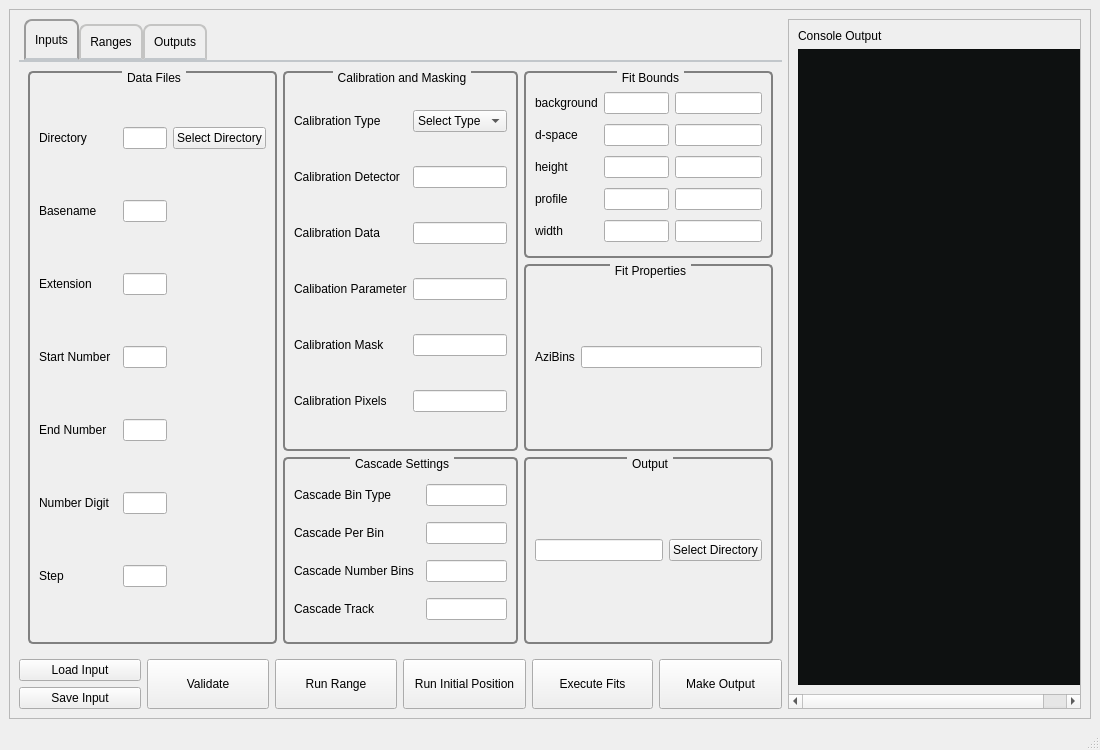
<?xml version="1.0" encoding="UTF-8"?>
<ui version="4.0">
 <class>MainWindow</class>
 <widget class="QMainWindow" name="MainWindow">
  <property name="geometry">
   <rect>
    <x>0</x>
    <y>0</y>
    <width>1100</width>
    <height>750</height>
   </rect>
  </property>
  <property name="sizePolicy">
   <sizepolicy hsizetype="Expanding" vsizetype="Expanding">
    <horstretch>0</horstretch>
    <verstretch>0</verstretch>
   </sizepolicy>
  </property>
  <property name="minimumSize">
   <size>
    <width>800</width>
    <height>400</height>
   </size>
  </property>
  <property name="windowTitle">
   <string>Continous Peak Fit (CPF)</string>
  </property>
  <property name="iconSize">
   <size>
    <width>20</width>
    <height>20</height>
   </size>
  </property>
  <widget class="QWidget" name="centralwidget">
   <layout class="QGridLayout" name="gridLayout">
    <item row="0" column="0">
     <widget class="QScrollArea" name="scrollArea">
      <property name="sizePolicy">
       <sizepolicy hsizetype="Expanding" vsizetype="Expanding">
        <horstretch>0</horstretch>
        <verstretch>0</verstretch>
       </sizepolicy>
      </property>
      <property name="minimumSize">
       <size>
        <width>700</width>
        <height>500</height>
       </size>
      </property>
      <property name="styleSheet">
       <string notr="true"/>
      </property>
      <property name="widgetResizable">
       <bool>true</bool>
      </property>
      <widget class="QWidget" name="scrollAreaWidgetContents">
       <property name="geometry">
        <rect>
         <x>0</x>
         <y>0</y>
         <width>1086</width>
         <height>718</height>
        </rect>
       </property>
       <layout class="QGridLayout" name="gridLayout_13">
        <item row="0" column="0" colspan="6">
         <widget class="QTabWidget" name="Main_Tab">
          <property name="sizePolicy">
           <sizepolicy hsizetype="Expanding" vsizetype="Expanding">
            <horstretch>0</horstretch>
            <verstretch>0</verstretch>
           </sizepolicy>
          </property>
          <property name="minimumSize">
           <size>
            <width>200</width>
            <height>200</height>
           </size>
          </property>
          <property name="styleSheet">
           <string notr="true">QTabWidget::pane { /* The tab widget frame */
    border-top: 2px solid #C2C7CB;
}

QTabWidget::tab-bar {
    left: 5px; /* move to the right by 5px */
}

/* Style the tab using the tab sub-control. Note that
    it reads QTabBar _not_ QTabWidget */
QTabBar::tab {
    background: qlineargradient(x1: 0, y1: 0, x2: 0, y2: 1,
                                stop: 0 #E1E1E1, stop: 0.4 #DDDDDD,
                                stop: 0.5 #D8D8D8, stop: 1.0 #D3D3D3);
    border: 2px solid #C4C4C3;
    border-bottom-color: #C2C7CB; /* same as the pane color */
    border-top-left-radius: 8px;
    border-top-right-radius: 8px;
    min-width: 9ex;
    padding: 9px;
}

QTabBar::tab:selected, QTabBar::tab:hover {
    background: qlineargradient(x1: 0, y1: 0, x2: 0, y2: 1,
                                stop: 0 #fafafa, stop: 0.4 #f4f4f4,
                                stop: 0.5 #e7e7e7, stop: 1.0 #fafafa);
}

QTabBar::tab:selected {
    border-color: #9B9B9B;
    border-bottom-color: #C2C7CB; /* same as pane color */
}

QTabBar::tab:!selected {
    margin-top: 5px; /* make non-selected tabs look smaller */
}</string>
          </property>
          <property name="currentIndex">
           <number>0</number>
          </property>
          <widget class="QWidget" name="tab">
           <attribute name="title">
            <string>Inputs</string>
           </attribute>
           <layout class="QGridLayout" name="gridLayout_8">
            <item row="0" column="2">
             <widget class="QGroupBox" name="groupBox_3">
              <property name="sizePolicy">
               <sizepolicy hsizetype="Expanding" vsizetype="Expanding">
                <horstretch>0</horstretch>
                <verstretch>0</verstretch>
               </sizepolicy>
              </property>
              <property name="styleSheet">
               <string notr="true">QGroupBox {
    background-color: qlineargradient(x1: 0, y1: 0, x2: 0, y2: 1,
                                      stop: 0 #E0E0E0, stop: 1 #FFFFFF);
    border: 2px solid gray;
    border-radius: 5px;
    margin-top: 1ex; /* leave space at the top for the title */
}

QGroupBox::title {
    subcontrol-origin: margin;
    subcontrol-position: top center; /* position at the top center */
    padding: 0 3px;
    background-color: qlineargradient(x1: 0, y1: 0, x2: 0, y2: 1,
                                      stop: 0 #FF0ECE, stop: 1 #FFFFFF);
}</string>
              </property>
              <property name="title">
               <string>Fit Bounds</string>
              </property>
              <layout class="QGridLayout" name="gridLayout_5">
               <property name="topMargin">
                <number>15</number>
               </property>
               <item row="0" column="0">
                <widget class="QLabel" name="label_5">
                 <property name="text">
                  <string>background</string>
                 </property>
                </widget>
               </item>
               <item row="0" column="1" colspan="2">
                <widget class="QLineEdit" name="bg_1"/>
               </item>
               <item row="2" column="3">
                <widget class="QLineEdit" name="h_2"/>
               </item>
               <item row="4" column="1" colspan="2">
                <widget class="QLineEdit" name="wdt_1"/>
               </item>
               <item row="4" column="3">
                <widget class="QLineEdit" name="wdt_2"/>
               </item>
               <item row="0" column="3">
                <widget class="QLineEdit" name="bg_2"/>
               </item>
               <item row="1" column="3">
                <widget class="QLineEdit" name="ds_2"/>
               </item>
               <item row="3" column="3">
                <widget class="QLineEdit" name="pro_2"/>
               </item>
               <item row="1" column="1" colspan="2">
                <widget class="QLineEdit" name="ds_1"/>
               </item>
               <item row="2" column="1" colspan="2">
                <widget class="QLineEdit" name="h_1"/>
               </item>
               <item row="3" column="1" colspan="2">
                <widget class="QLineEdit" name="pro_1"/>
               </item>
               <item row="1" column="0">
                <widget class="QLabel" name="label_6">
                 <property name="text">
                  <string>d-space</string>
                 </property>
                </widget>
               </item>
               <item row="2" column="0">
                <widget class="QLabel" name="label_7">
                 <property name="text">
                  <string>height</string>
                 </property>
                </widget>
               </item>
               <item row="3" column="0">
                <widget class="QLabel" name="label_8">
                 <property name="text">
                  <string>profile</string>
                 </property>
                </widget>
               </item>
               <item row="4" column="0">
                <widget class="QLabel" name="label_9">
                 <property name="text">
                  <string>width</string>
                 </property>
                </widget>
               </item>
              </layout>
             </widget>
            </item>
            <item row="2" column="2">
             <widget class="QGroupBox" name="groupBox_4">
              <property name="sizePolicy">
               <sizepolicy hsizetype="Expanding" vsizetype="Expanding">
                <horstretch>0</horstretch>
                <verstretch>0</verstretch>
               </sizepolicy>
              </property>
              <property name="styleSheet">
               <string notr="true">QGroupBox {
    background-color: qlineargradient(x1: 0, y1: 0, x2: 0, y2: 1,
                                      stop: 0 #E0E0E0, stop: 1 #FFFFFF);
    border: 2px solid gray;
    border-radius: 5px;
    margin-top: 1ex; /* leave space at the top for the title */
}

QGroupBox::title {
    subcontrol-origin: margin;
    subcontrol-position: top center; /* position at the top center */
    padding: 0 3px;
    background-color: qlineargradient(x1: 0, y1: 0, x2: 0, y2: 1,
                                      stop: 0 #FF0ECE, stop: 1 #FFFFFF);
}</string>
              </property>
              <property name="title">
               <string>Output</string>
              </property>
              <layout class="QGridLayout" name="gridLayout_6">
               <item row="0" column="0">
                <widget class="QLineEdit" name="Output_Dir_1"/>
               </item>
               <item row="0" column="1">
                <widget class="QPushButton" name="Select_Directory_2">
                 <property name="styleSheet">
                  <string notr="true">background: qlineargradient(x1: 0, y1: 0, x2: 0, y2: 1,
                                stop: 0 #E1E1E1, stop: 0.4 #DDDDDD,
                                stop: 0.5 #D8D8D8, stop: 1.0 #D3D3D3);</string>
                 </property>
                 <property name="text">
                  <string>Select Directory</string>
                 </property>
                </widget>
               </item>
              </layout>
             </widget>
            </item>
            <item row="1" column="2">
             <widget class="QGroupBox" name="groupBox_5">
              <property name="sizePolicy">
               <sizepolicy hsizetype="Expanding" vsizetype="Expanding">
                <horstretch>0</horstretch>
                <verstretch>0</verstretch>
               </sizepolicy>
              </property>
              <property name="styleSheet">
               <string notr="true">QGroupBox {
    background-color: qlineargradient(x1: 0, y1: 0, x2: 0, y2: 1,
                                      stop: 0 #E0E0E0, stop: 1 #FFFFFF);
    border: 2px solid gray;
    border-radius: 5px;
    margin-top: 1ex; /* leave space at the top for the title */
}

QGroupBox::title {
    subcontrol-origin: margin;
    subcontrol-position: top center; /* position at the top center */
    padding: 0 3px;
    background-color: qlineargradient(x1: 0, y1: 0, x2: 0, y2: 1,
                                      stop: 0 #FF0ECE, stop: 1 #FFFFFF);
}</string>
              </property>
              <property name="title">
               <string>Fit Properties</string>
              </property>
              <layout class="QGridLayout" name="gridLayout_7">
               <item row="0" column="0">
                <widget class="QLabel" name="label_24">
                 <property name="text">
                  <string>AziBins</string>
                 </property>
                </widget>
               </item>
               <item row="0" column="1">
                <widget class="QLineEdit" name="AziBins"/>
               </item>
              </layout>
             </widget>
            </item>
            <item row="0" column="0" rowspan="3">
             <widget class="QGroupBox" name="groupBox">
              <property name="sizePolicy">
               <sizepolicy hsizetype="Expanding" vsizetype="Expanding">
                <horstretch>0</horstretch>
                <verstretch>0</verstretch>
               </sizepolicy>
              </property>
              <property name="styleSheet">
               <string notr="true">QGroupBox {
    background-color: qlineargradient(x1: 0, y1: 0, x2: 0, y2: 1,
                                      stop: 0 #E0E0E0, stop: 1 #FFFFFF);
    border: 2px solid gray;
    border-radius: 5px;
    margin-top: 1ex; /* leave space at the top for the title */
}

QGroupBox::title {
    subcontrol-origin: margin;
    subcontrol-position: top center; /* position at the top center */
    padding: 0 3px;
    background-color: qlineargradient(x1: 0, y1: 0, x2: 0, y2: 1,
                                      stop: 0 #FF0ECE, stop: 1 #FFFFFF);
}</string>
              </property>
              <property name="title">
               <string>Data Files</string>
              </property>
              <layout class="QGridLayout" name="gridLayout_3">
               <item row="0" column="2">
                <widget class="QLineEdit" name="Directory"/>
               </item>
               <item row="0" column="0">
                <widget class="QLabel" name="label">
                 <property name="sizePolicy">
                  <sizepolicy hsizetype="Preferred" vsizetype="Preferred">
                   <horstretch>0</horstretch>
                   <verstretch>0</verstretch>
                  </sizepolicy>
                 </property>
                 <property name="text">
                  <string>Directory</string>
                 </property>
                </widget>
               </item>
               <item row="1" column="0" colspan="2">
                <widget class="QLabel" name="label_2">
                 <property name="text">
                  <string>Basename</string>
                 </property>
                </widget>
               </item>
               <item row="1" column="2">
                <widget class="QLineEdit" name="Basename"/>
               </item>
               <item row="2" column="2">
                <widget class="QLineEdit" name="Extension"/>
               </item>
               <item row="2" column="0" colspan="2">
                <widget class="QLabel" name="label_3">
                 <property name="text">
                  <string>Extension</string>
                 </property>
                </widget>
               </item>
               <item row="5" column="2">
                <widget class="QLineEdit" name="Num_Digit"/>
               </item>
               <item row="6" column="2">
                <widget class="QLineEdit" name="Step"/>
               </item>
               <item row="4" column="2">
                <widget class="QLineEdit" name="End_Num"/>
               </item>
               <item row="3" column="2">
                <widget class="QLineEdit" name="Start_Num"/>
               </item>
               <item row="3" column="0">
                <widget class="QLabel" name="label_15">
                 <property name="text">
                  <string>Start Number</string>
                 </property>
                </widget>
               </item>
               <item row="5" column="0">
                <widget class="QLabel" name="label_17">
                 <property name="text">
                  <string>Number Digit</string>
                 </property>
                </widget>
               </item>
               <item row="4" column="0">
                <widget class="QLabel" name="label_16">
                 <property name="text">
                  <string>End Number</string>
                 </property>
                </widget>
               </item>
               <item row="6" column="0">
                <widget class="QLabel" name="label_18">
                 <property name="text">
                  <string>Step</string>
                 </property>
                </widget>
               </item>
               <item row="0" column="3" colspan="2">
                <widget class="QPushButton" name="Select_Directory_1">
                 <property name="sizePolicy">
                  <sizepolicy hsizetype="Minimum" vsizetype="Fixed">
                   <horstretch>0</horstretch>
                   <verstretch>0</verstretch>
                  </sizepolicy>
                 </property>
                 <property name="minimumSize">
                  <size>
                   <width>0</width>
                   <height>0</height>
                  </size>
                 </property>
                 <property name="styleSheet">
                  <string notr="true">background: qlineargradient(x1: 0, y1: 0, x2: 0, y2: 1,
                                stop: 0 #E1E1E1, stop: 0.4 #DDDDDD,
                                stop: 0.5 #D8D8D8, stop: 1.0 #D3D3D3);</string>
                 </property>
                 <property name="text">
                  <string>Select Directory</string>
                 </property>
                 <property name="iconSize">
                  <size>
                   <width>12</width>
                   <height>12</height>
                  </size>
                 </property>
                </widget>
               </item>
              </layout>
             </widget>
            </item>
            <item row="0" column="1" rowspan="2">
             <widget class="QGroupBox" name="groupBox_2">
              <property name="sizePolicy">
               <sizepolicy hsizetype="Expanding" vsizetype="Expanding">
                <horstretch>0</horstretch>
                <verstretch>0</verstretch>
               </sizepolicy>
              </property>
              <property name="styleSheet">
               <string notr="true">QGroupBox {
    background-color: qlineargradient(x1: 0, y1: 0, x2: 0, y2: 1,
                                      stop: 0 #E0E0E0, stop: 1 #FFFFFF);
    border: 2px solid gray;
    border-radius: 5px;
    margin-top: 1ex; /* leave space at the top for the title */
}

QGroupBox::title {
    subcontrol-origin: margin;
    subcontrol-position: top center; /* position at the top center */
    padding: 0 3px;
    background-color: qlineargradient(x1: 0, y1: 0, x2: 0, y2: 1,
                                      stop: 0 #FF0ECE, stop: 1 #FFFFFF);
}</string>
              </property>
              <property name="title">
               <string>Calibration and Masking</string>
              </property>
              <layout class="QGridLayout" name="gridLayout_4">
               <item row="2" column="1">
                <widget class="QLineEdit" name="Calib_Data"/>
               </item>
               <item row="1" column="1">
                <widget class="QLineEdit" name="Calib_Detect"/>
               </item>
               <item row="2" column="0">
                <widget class="QLabel" name="label_26">
                 <property name="text">
                  <string>Calibration Data</string>
                 </property>
                </widget>
               </item>
               <item row="3" column="0">
                <widget class="QLabel" name="Label">
                 <property name="text">
                  <string>Calibation Parameter</string>
                 </property>
                </widget>
               </item>
               <item row="4" column="0">
                <widget class="QLabel" name="label_12">
                 <property name="text">
                  <string>Calibration Mask</string>
                 </property>
                </widget>
               </item>
               <item row="3" column="1">
                <widget class="QLineEdit" name="Calib_Param"/>
               </item>
               <item row="4" column="1">
                <widget class="QLineEdit" name="Calib_Mask"/>
               </item>
               <item row="5" column="0">
                <widget class="QLabel" name="label_13">
                 <property name="text">
                  <string>Calibration Pixels</string>
                 </property>
                </widget>
               </item>
               <item row="5" column="1">
                <widget class="QLineEdit" name="Calib_Pixels"/>
               </item>
               <item row="0" column="0">
                <widget class="QLabel" name="label_4">
                 <property name="styleSheet">
                  <string notr="true"/>
                 </property>
                 <property name="text">
                  <string>Calibration Type</string>
                 </property>
                </widget>
               </item>
               <item row="0" column="1">
                <widget class="QComboBox" name="Calib_Type">
                 <property name="sizePolicy">
                  <sizepolicy hsizetype="Minimum" vsizetype="Fixed">
                   <horstretch>0</horstretch>
                   <verstretch>0</verstretch>
                  </sizepolicy>
                 </property>
                 <property name="styleSheet">
                  <string notr="true"/>
                 </property>
                 <item>
                  <property name="text">
                   <string>Select Type</string>
                  </property>
                 </item>
                 <item>
                  <property name="text">
                   <string>Dioptas</string>
                  </property>
                 </item>
                 <item>
                  <property name="text">
                   <string>GSASII</string>
                  </property>
                 </item>
                 <item>
                  <property name="text">
                   <string>Mca</string>
                  </property>
                 </item>
                 <item>
                  <property name="text">
                   <string>Med</string>
                  </property>
                 </item>
                 <item>
                  <property name="text">
                   <string>XY</string>
                  </property>
                 </item>
                </widget>
               </item>
               <item row="1" column="0">
                <widget class="QLabel" name="label_10">
                 <property name="text">
                  <string>Calibration Detector</string>
                 </property>
                </widget>
               </item>
              </layout>
             </widget>
            </item>
            <item row="2" column="1">
             <widget class="QGroupBox" name="groupBox_7">
              <property name="styleSheet">
               <string notr="true">QGroupBox {
    background-color: qlineargradient(x1: 0, y1: 0, x2: 0, y2: 1,
                                      stop: 0 #E0E0E0, stop: 1 #FFFFFF);
    border: 2px solid gray;
    border-radius: 5px;
    margin-top: 1ex; /* leave space at the top for the title */
}

QGroupBox::title {
    subcontrol-origin: margin;
    subcontrol-position: top center; /* position at the top center */
    padding: 0 3px;
    background-color: qlineargradient(x1: 0, y1: 0, x2: 0, y2: 1,
                                      stop: 0 #FF0ECE, stop: 1 #FFFFFF);
}</string>
              </property>
              <property name="title">
               <string>Cascade Settings</string>
              </property>
              <layout class="QGridLayout" name="gridLayout_2">
               <property name="topMargin">
                <number>15</number>
               </property>
               <item row="0" column="0">
                <widget class="QLabel" name="label_14">
                 <property name="text">
                  <string>Cascade Bin Type</string>
                 </property>
                </widget>
               </item>
               <item row="0" column="2">
                <widget class="QLineEdit" name="cascade_bin_type"/>
               </item>
               <item row="2" column="0">
                <widget class="QLabel" name="label_28">
                 <property name="text">
                  <string>Cascade Number Bins</string>
                 </property>
                </widget>
               </item>
               <item row="1" column="2">
                <widget class="QLineEdit" name="cascade_per_bin"/>
               </item>
               <item row="2" column="2">
                <widget class="QLineEdit" name="cascade_number_bins"/>
               </item>
               <item row="1" column="0" colspan="2">
                <widget class="QLabel" name="label_27">
                 <property name="text">
                  <string>Cascade Per Bin</string>
                 </property>
                </widget>
               </item>
               <item row="3" column="0">
                <widget class="QLabel" name="label_29">
                 <property name="text">
                  <string>Cascade Track</string>
                 </property>
                </widget>
               </item>
               <item row="3" column="2">
                <widget class="QLineEdit" name="cascade_track"/>
               </item>
              </layout>
             </widget>
            </item>
           </layout>
          </widget>
          <widget class="QWidget" name="tab_2">
           <attribute name="title">
            <string>Ranges</string>
           </attribute>
           <layout class="QGridLayout" name="gridLayout_9">
            <item row="0" column="0">
             <widget class="QPushButton" name="AddRange_Btn">
              <property name="styleSheet">
               <string notr="true">background: qlineargradient(x1: 0, y1: 0, x2: 0, y2: 1,
                                stop: 0 #E1E1E1, stop: 0.4 #DDDDDD,
                                stop: 0.5 #D8D8D8, stop: 1.0 #D3D3D3);</string>
              </property>
              <property name="text">
               <string>Add Range</string>
              </property>
             </widget>
            </item>
            <item row="0" column="1">
             <widget class="QPushButton" name="RemoveRange_Btn">
              <property name="styleSheet">
               <string notr="true">background: qlineargradient(x1: 0, y1: 0, x2: 0, y2: 1,
                                stop: 0 #E1E1E1, stop: 0.4 #DDDDDD,
                                stop: 0.5 #D8D8D8, stop: 1.0 #D3D3D3);</string>
              </property>
              <property name="text">
               <string>Remove Range</string>
              </property>
             </widget>
            </item>
            <item row="1" column="0" colspan="2">
             <widget class="QTabWidget" name="Range_Tab">
              <property name="minimumSize">
               <size>
                <width>5</width>
                <height>0</height>
               </size>
              </property>
              <property name="styleSheet">
               <string notr="true">QTabWidget::pane { /* The tab widget frame */
    border-top: 2px solid #C2C7CB;
}

QTabWidget::tab-bar {
    left: 5px; /* move to the right by 5px */
}

/* Style the tab using the tab sub-control. Note that
    it reads QTabBar _not_ QTabWidget */
QTabBar::tab {
    background: qlineargradient(x1: 0, y1: 0, x2: 0, y2: 1,
                                stop: 0 #E1E1E1, stop: 0.4 #DDDDDD,
                                stop: 0.5 #D8D8D8, stop: 1.0 #D3D3D3);
    border: 2px solid #C4C4C3;
    border-bottom-color: #C2C7CB; /* same as the pane color */
    border-top-left-radius: 6px;
    border-top-right-radius: 6px;
    min-width: 7ex;
    padding: 7px;
}

QTabBar::tab:selected, QTabBar::tab:hover {
    background: qlineargradient(x1: 0, y1: 0, x2: 0, y2: 1,
                                stop: 0 #fafafa, stop: 0.4 #f4f4f4,
                                stop: 0.5 #e7e7e7, stop: 1.0 #fafafa);
}

QTabBar::tab:selected {
    border-color: #9B9B9B;
    border-bottom-color: #C2C7CB; /* same as pane color */
}

QTabBar::tab:!selected {
    margin-top: 3px; /* make non-selected tabs look smaller */
}</string>
              </property>
              <property name="currentIndex">
               <number>-1</number>
              </property>
             </widget>
            </item>
           </layout>
          </widget>
          <widget class="QWidget" name="tab_3">
           <attribute name="title">
            <string>Outputs</string>
           </attribute>
           <layout class="QGridLayout" name="gridLayout_11">
            <item row="2" column="0" colspan="4">
             <widget class="QTabWidget" name="Output_Tab">
              <property name="minimumSize">
               <size>
                <width>5</width>
                <height>0</height>
               </size>
              </property>
              <property name="styleSheet">
               <string notr="true">QTabWidget::pane { /* The tab widget frame */
    border-top: 2px solid #C2C7CB;
}

QTabWidget::tab-bar {
    left: 5px; /* move to the right by 5px */
}

/* Style the tab using the tab sub-control. Note that
    it reads QTabBar _not_ QTabWidget */
QTabBar::tab {
    background: qlineargradient(x1: 0, y1: 0, x2: 0, y2: 1,
                                stop: 0 #E1E1E1, stop: 0.4 #DDDDDD,
                                stop: 0.5 #D8D8D8, stop: 1.0 #D3D3D3);
    border: 2px solid #C4C4C3;
    border-bottom-color: #C2C7CB; /* same as the pane color */
    border-top-left-radius: 6px;
    border-top-right-radius: 6px;
    min-width: 7ex;
    padding: 7px;
}

QTabBar::tab:selected, QTabBar::tab:hover {
    background: qlineargradient(x1: 0, y1: 0, x2: 0, y2: 1,
                                stop: 0 #fafafa, stop: 0.4 #f4f4f4,
                                stop: 0.5 #e7e7e7, stop: 1.0 #fafafa);
}

QTabBar::tab:selected {
    border-color: #9B9B9B;
    border-bottom-color: #C2C7CB; /* same as pane color */
}

QTabBar::tab:!selected {
    margin-top: 3px; /* make non-selected tabs look smaller */
}</string>
              </property>
              <property name="currentIndex">
               <number>-1</number>
              </property>
             </widget>
            </item>
            <item row="0" column="0">
             <widget class="QPushButton" name="Add_Output_Btn">
              <property name="sizePolicy">
               <sizepolicy hsizetype="Preferred" vsizetype="Fixed">
                <horstretch>0</horstretch>
                <verstretch>0</verstretch>
               </sizepolicy>
              </property>
              <property name="styleSheet">
               <string notr="true">background: qlineargradient(x1: 0, y1: 0, x2: 0, y2: 1,
                                stop: 0 #E1E1E1, stop: 0.4 #DDDDDD,
                                stop: 0.5 #D8D8D8, stop: 1.0 #D3D3D3);</string>
              </property>
              <property name="text">
               <string>Add Output</string>
              </property>
             </widget>
            </item>
            <item row="0" column="1">
             <widget class="QPushButton" name="Remove_Output_Btn">
              <property name="sizePolicy">
               <sizepolicy hsizetype="Preferred" vsizetype="Fixed">
                <horstretch>0</horstretch>
                <verstretch>0</verstretch>
               </sizepolicy>
              </property>
              <property name="styleSheet">
               <string notr="true">background: qlineargradient(x1: 0, y1: 0, x2: 0, y2: 1,
                                stop: 0 #E1E1E1, stop: 0.4 #DDDDDD,
                                stop: 0.5 #D8D8D8, stop: 1.0 #D3D3D3);</string>
              </property>
              <property name="text">
               <string>Remove Output</string>
              </property>
             </widget>
            </item>
            <item row="0" column="2" colspan="2">
             <widget class="QGroupBox" name="groupBox_6">
              <property name="sizePolicy">
               <sizepolicy hsizetype="Expanding" vsizetype="Fixed">
                <horstretch>0</horstretch>
                <verstretch>0</verstretch>
               </sizepolicy>
              </property>
              <property name="styleSheet">
               <string notr="true">QGroupBox {
    background-color: qlineargradient(x1: 0, y1: 0, x2: 0, y2: 1,
                                      stop: 0 #E0E0E0, stop: 1 #FFFFFF);
    border: 2px solid gray;
    border-radius: 5px;
    margin-top: 1ex; /* leave space at the top for the title */
}

QGroupBox::title {
    subcontrol-origin: margin;
    subcontrol-position: top center; /* position at the top center */
    padding: 0 3px;
    background-color: qlineargradient(x1: 0, y1: 0, x2: 0, y2: 1,
                                      stop: 0 #FF0ECE, stop: 1 #FFFFFF);
}</string>
              </property>
              <property name="title">
               <string>Output Directory</string>
              </property>
              <layout class="QGridLayout" name="gridLayout_10">
               <item row="0" column="0">
                <widget class="QLineEdit" name="Output_Dir_2"/>
               </item>
              </layout>
             </widget>
            </item>
           </layout>
          </widget>
         </widget>
        </item>
        <item row="0" column="6" rowspan="3">
         <widget class="QScrollArea" name="scrollArea_2">
          <property name="sizePolicy">
           <sizepolicy hsizetype="Expanding" vsizetype="Expanding">
            <horstretch>0</horstretch>
            <verstretch>0</verstretch>
           </sizepolicy>
          </property>
          <property name="minimumSize">
           <size>
            <width>15</width>
            <height>20</height>
           </size>
          </property>
          <property name="widgetResizable">
           <bool>true</bool>
          </property>
          <widget class="QWidget" name="scrollAreaWidgetContents_2">
           <property name="geometry">
            <rect>
             <x>0</x>
             <y>0</y>
             <width>349</width>
             <height>704</height>
            </rect>
           </property>
           <layout class="QGridLayout" name="gridLayout_12">
            <item row="0" column="0">
             <widget class="QLabel" name="label_11">
              <property name="text">
               <string>Console Output</string>
              </property>
             </widget>
            </item>
            <item row="1" column="0">
             <widget class="QTextEdit" name="Console_output">
              <property name="minimumSize">
               <size>
                <width>300</width>
                <height>0</height>
               </size>
              </property>
              <property name="styleSheet">
               <string notr="true">QTextEdit, QListView {
	color: rgb(255,255,255);
    background-color: rgb(14,17,17);
    background-attachment: scroll;
}</string>
              </property>
             </widget>
            </item>
           </layout>
          </widget>
         </widget>
        </item>
        <item row="2" column="0">
         <widget class="QPushButton" name="Save_input_Btn">
          <property name="styleSheet">
           <string notr="true">background-color: qlineargradient(x1: 0, y1: 0, x2: 0, y2: 1,
                                      stop: 0 #E0E0E0, stop: 1 #FFFFFF);</string>
          </property>
          <property name="text">
           <string>Save Input</string>
          </property>
         </widget>
        </item>
        <item row="1" column="1" rowspan="2">
         <widget class="QPushButton" name="validate_Btn">
          <property name="sizePolicy">
           <sizepolicy hsizetype="Preferred" vsizetype="Preferred">
            <horstretch>0</horstretch>
            <verstretch>0</verstretch>
           </sizepolicy>
          </property>
          <property name="styleSheet">
           <string notr="true">background-color: qlineargradient(x1: 0, y1: 0, x2: 0, y2: 1,
                                      stop: 0 #E0E0E0, stop: 1 #FFFFFF);</string>
          </property>
          <property name="text">
           <string>Validate</string>
          </property>
         </widget>
        </item>
        <item row="1" column="2" rowspan="2">
         <widget class="QPushButton" name="Run_Range_Btn">
          <property name="sizePolicy">
           <sizepolicy hsizetype="Preferred" vsizetype="Preferred">
            <horstretch>0</horstretch>
            <verstretch>0</verstretch>
           </sizepolicy>
          </property>
          <property name="styleSheet">
           <string notr="true">background-color: qlineargradient(x1: 0, y1: 0, x2: 0, y2: 1,
                                      stop: 0 #E0E0E0, stop: 1 #FFFFFF);</string>
          </property>
          <property name="text">
           <string>Run Range</string>
          </property>
         </widget>
        </item>
        <item row="1" column="0">
         <widget class="QPushButton" name="Load_input_Btn">
          <property name="styleSheet">
           <string notr="true">background-color: qlineargradient(x1: 0, y1: 0, x2: 0, y2: 1,
                                      stop: 0 #E0E0E0, stop: 1 #FFFFFF);</string>
          </property>
          <property name="text">
           <string>Load Input</string>
          </property>
         </widget>
        </item>
        <item row="1" column="5" rowspan="2">
         <widget class="QPushButton" name="Make_Output_Btn">
          <property name="sizePolicy">
           <sizepolicy hsizetype="Preferred" vsizetype="Preferred">
            <horstretch>0</horstretch>
            <verstretch>0</verstretch>
           </sizepolicy>
          </property>
          <property name="styleSheet">
           <string notr="true">background-color: qlineargradient(x1: 0, y1: 0, x2: 0, y2: 1,
                                      stop: 0 #E0E0E0, stop: 1 #FFFFFF);</string>
          </property>
          <property name="text">
           <string>Make Output</string>
          </property>
         </widget>
        </item>
        <item row="1" column="3" rowspan="2">
         <widget class="QPushButton" name="Run_initial_Btn">
          <property name="sizePolicy">
           <sizepolicy hsizetype="Preferred" vsizetype="Preferred">
            <horstretch>0</horstretch>
            <verstretch>0</verstretch>
           </sizepolicy>
          </property>
          <property name="styleSheet">
           <string notr="true">background-color: qlineargradient(x1: 0, y1: 0, x2: 0, y2: 1,
                                      stop: 0 #E0E0E0, stop: 1 #FFFFFF);</string>
          </property>
          <property name="text">
           <string>Run Initial Position</string>
          </property>
         </widget>
        </item>
        <item row="1" column="4" rowspan="2">
         <widget class="QPushButton" name="Execute_Btn">
          <property name="sizePolicy">
           <sizepolicy hsizetype="Preferred" vsizetype="Preferred">
            <horstretch>0</horstretch>
            <verstretch>0</verstretch>
           </sizepolicy>
          </property>
          <property name="styleSheet">
           <string notr="true">background-color: qlineargradient(x1: 0, y1: 0, x2: 0, y2: 1,
                                      stop: 0 #E0E0E0, stop: 1 #FFFFFF);</string>
          </property>
          <property name="text">
           <string>Execute Fits</string>
          </property>
         </widget>
        </item>
       </layout>
      </widget>
     </widget>
    </item>
   </layout>
  </widget>
  <widget class="QStatusBar" name="statusbar"/>
 </widget>
 <resources/>
 <connections/>
</ui>
